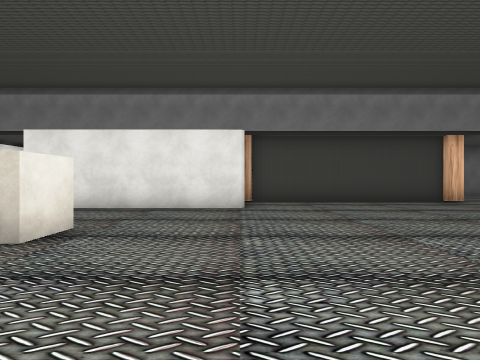
view 1 (above)

20 first-person views from a walk through a scene from a Unity 3-D project. The camera is 1.4 m above the floor, looks level and sees 80° across. The floor is counted in squares, 2 m on a side. Each view is taken from the middle of a square. On the plan, view 1 faces up. The plan holds only what a view shows up to about 10 squares ahead; the rest is blank. The place goes on beyond the plan. The player is left out. Some surface patterns are stand-ins.

view 2
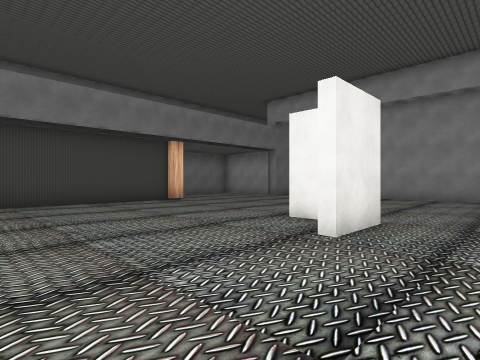

view 3
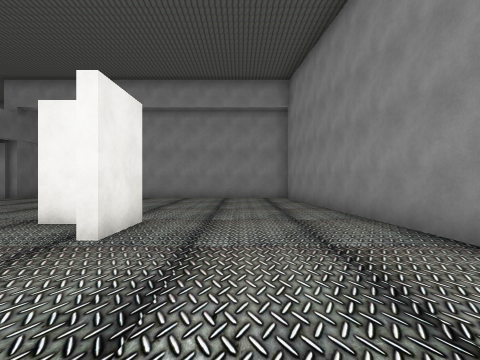

view 4
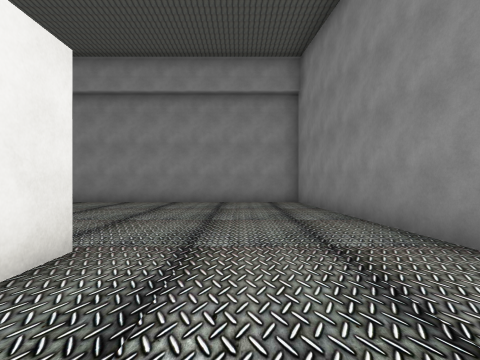

view 5
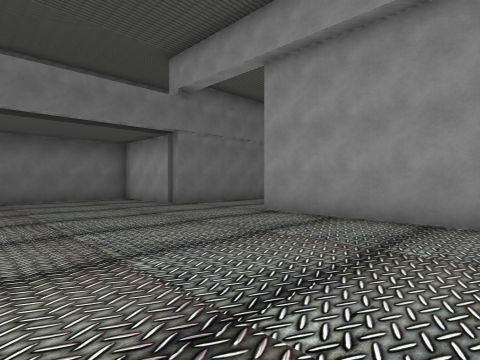

view 6
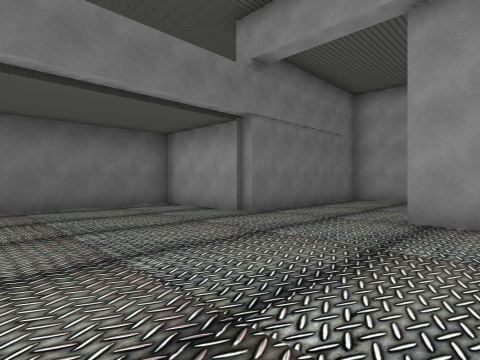

view 7
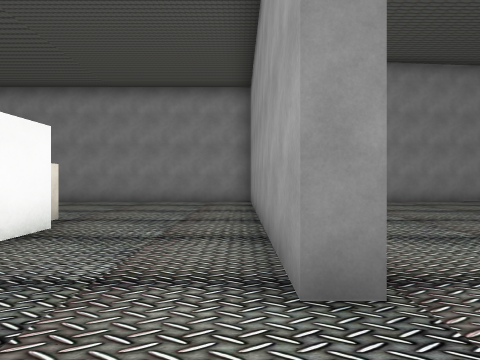

view 8
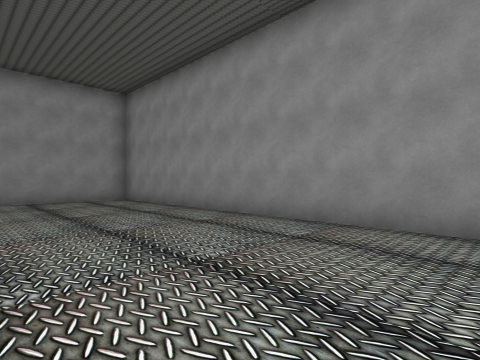

view 9
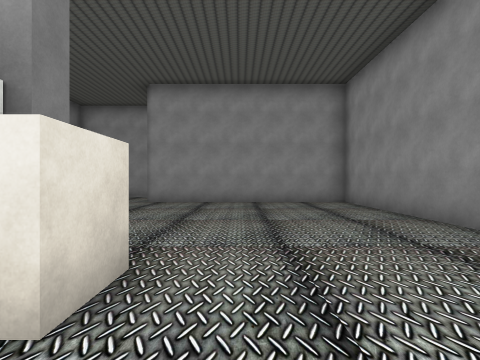

view 10
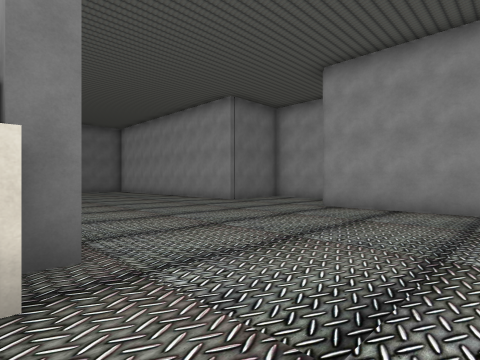

view 11
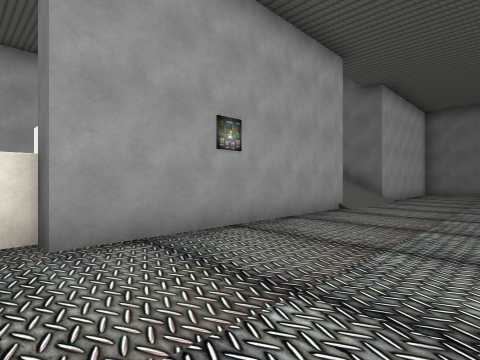

view 12
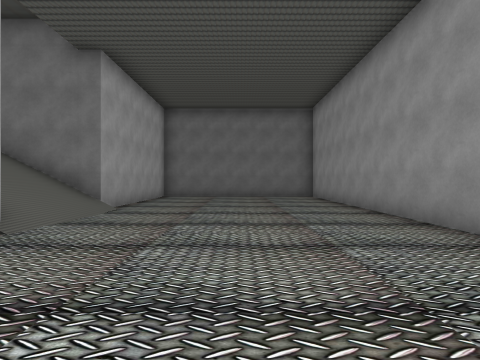

view 13
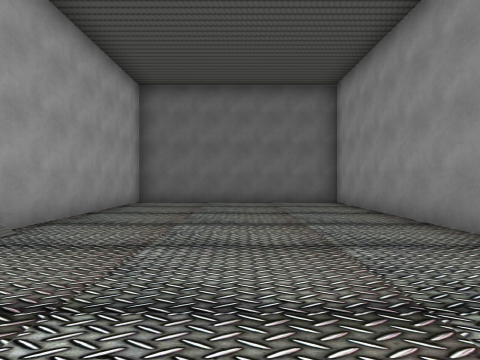

view 14
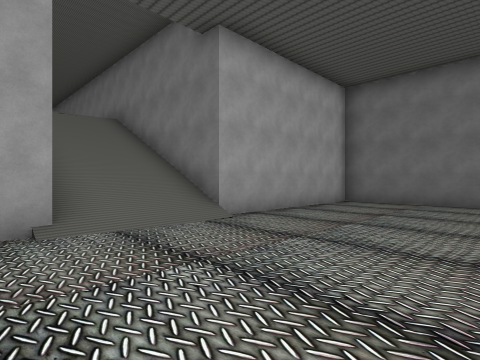

view 15
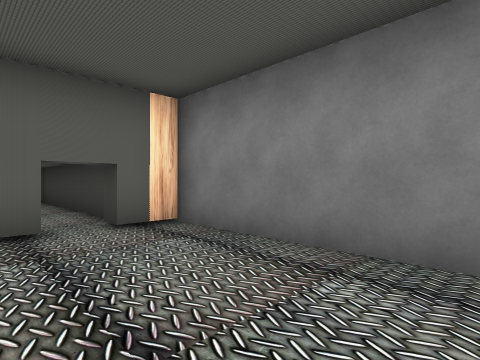

view 16
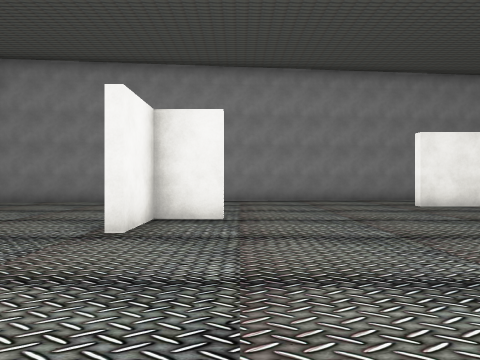

view 17
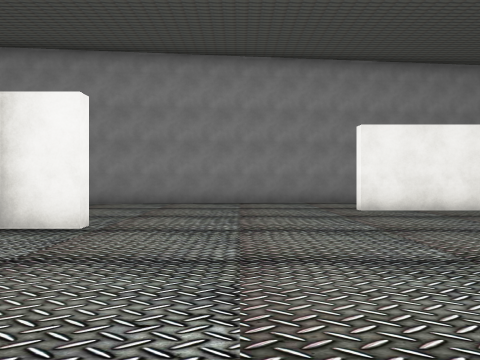

view 18
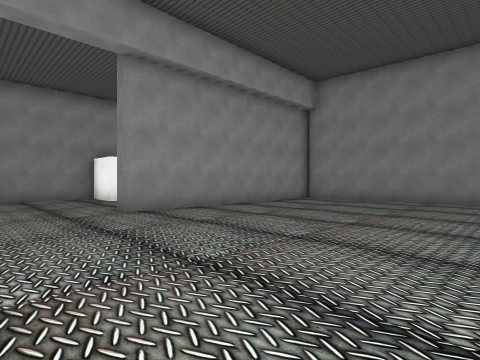

view 19
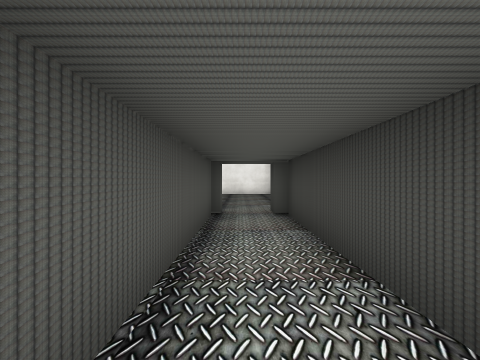

view 20
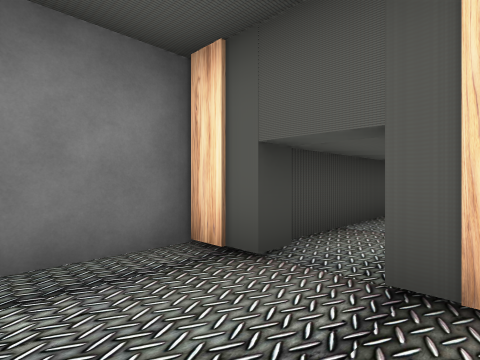

### Floor plan
Key: @ floor where view 1 was taken; # wall or solid block; . floor; / step, stairs or slope; C cube.
Columns run from 2 left of view 1 to 24 right of it. Each row starts with its distance up from view 1.
 17                     #######
 16                     #.....#
 15                     #.....#
 14                     #.....#
 13                     #.....#
 12 ###      ############.....#
 11 ..########.... //////.....#
 10 .............. //////.....#
  9 ..#######.....######/.....#
  8   #................##.....
  7 ###.................#......
  6 ....................#......
  5 ..............#.....#......
  4 C.............#...###.....#
  3 ........#.....#...###.....#
  2 .......##.....#....C......#
  1 ..............#...........#
  0 ..@...........#...........#
 -1 ##............#...........#
 -2  .........#####...........#
 -3 ###########   #############

Positions as (right, up) in squares from view 1, and headings:
1: (0, 0), facing up
2: (1, 0), facing up-right
3: (1, 0), facing right
4: (3, 0), facing right
5: (7, 1), facing up-right
6: (7, 4), facing up-right
7: (13, 7), facing down
8: (14, 2), facing down-right
9: (15, 1), facing right
10: (17, 0), facing up-right
11: (21, 2), facing up-left
12: (21, 5), facing up
13: (21, 8), facing up
14: (22, 8), facing up-left
15: (11, 9), facing up-left
16: (4, 7), facing down
17: (2, 6), facing down
18: (6, 8), facing down-right
19: (6, 10), facing left
20: (-2, 9), facing up-right
